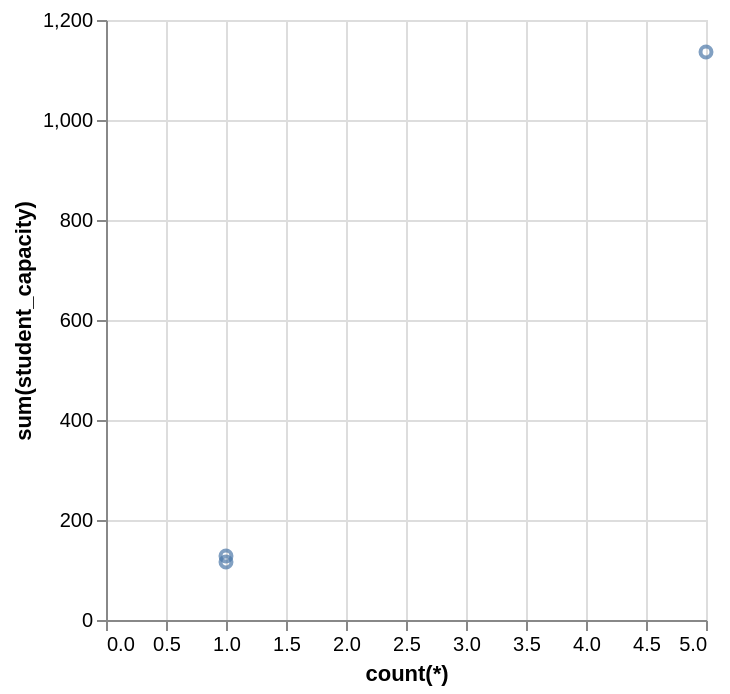

The Vega-Lite source for this figure:
### Vega-Lite specification from a JSON file in a GitHub repository (floating-point values rounded to 4 significant figures)
{"data": {"values": [{"x_data": 1, "y_data": 128}, {"x_data": 1, "y_data": 116}, {"x_data": 5, "y_data": 1136}]}, "mark": "point", "encoding": {"x": {"field": "x_data", "type": "quantitative", "title": "count(*)"}, "y": {"field": "y_data", "type": "quantitative", "title": "sum(student_capacity)"}}}
